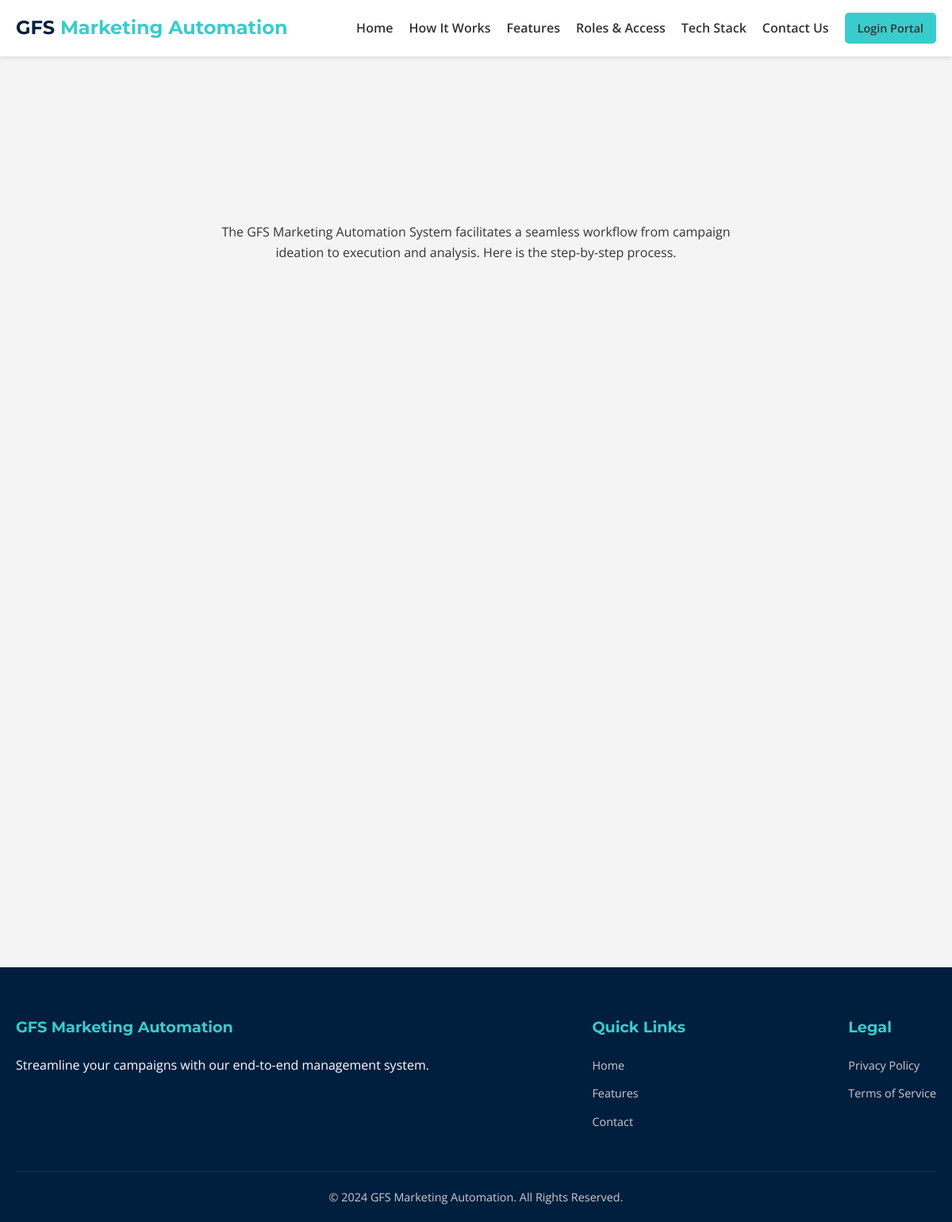
The app's page /how-it-works with its own data.
### tables this page shows
CREATE TABLE site_content (
    id INTEGER PRIMARY KEY AUTOINCREMENT,
    page TEXT NOT NULL,
    section TEXT NOT NULL,
    key TEXT NOT NULL,
    value TEXT NOT NULL,
    UNIQUE(page, section, key)
);

### app.py (the view)
@app.route('/how-it-works')
def how_it_works():
    conn = get_db_connection()
    steps = conn.execute('SELECT * FROM site_steps ORDER BY sort_order').fetchall()
    conn.close()
    return render_template('how_it_works.html', steps=steps)

### app.py (called while the page is built)
def get_db_connection():
    conn = sqlite3.connect('database.db')
    conn.row_factory = sqlite3.Row
    return conn

@app.context_processor
def inject_global_data():
    conn = get_db_connection()
    try:
        theme_row = conn.execute("SELECT value FROM settings WHERE key = 'theme'").fetchone()
        theme = theme_row['value'] if theme_row else 'default'
        site_rows = conn.execute("SELECT section, key, value FROM site_content WHERE page = 'global'").fetchall()
        site_data = {}
        for row in site_rows:
            if row['section'] not in site_data:
                site_data[row['section']] = {}
            site_data[row['section']][row['key']] = row['value']
    except sqlite3.OperationalError:
        theme = 'default'
        site_data = {}
    finally:
        conn.close()
    return dict(theme=theme, site=site_data)

### templates/how_it_works.html (shortened to what this page needs)
{% extends 'base.html' %}
{% block content %}
<section class="section-padding bg-light">
    <div class="container">
        <p class="text-center" style="max-width: 700px; margin: 0 auto 50px;">
            The GFS Marketing Automation System facilitates a seamless workflow from campaign ideation to execution and
            analysis. Here is the step-by-step process.
        </p>
        <div class="steps-container">
        </div>
    </div>
</section>
{% endblock %}

### templates/base.html (shortened to what this page needs)
<!DOCTYPE html>
<html lang="en">
<head>
    <link rel="stylesheet" href="https://cdnjs.cloudflare.com/ajax/libs/font-awesome/6.0.0/css/all.min.css">
    <link rel="stylesheet" href="{{ url_for('static', filename='styles.css') }}">
</head>
<body class="{{ theme + '-theme' if theme and theme != 'default' else '' }}">
    <nav class="navbar">
        <div class="container">
            <a href="{{ url_for('index') }}" class="logo">
                {% set parts = (site.site.title if site.site else 'GFS System').split(' ') %}
                {{ parts[0] }} <span>{{ parts[1:]|join(' ') }}</span>
            </a>
            <ul class="nav-links">
                <li><a href="{{ url_for('index') }}">Home</a></li>
                <li><a href="{{ url_for('how_it_works') }}">How It Works</a></li>
                <li><a href="{{ url_for('features') }}">Features</a></li>
                <li><a href="{{ url_for('roles') }}">Roles & Access</a></li>
                <li><a href="{{ url_for('tech_stack') }}">Tech Stack</a></li>
                <li><a href="{{ url_for('contact') }}">Contact Us</a></li>
                <li><a href="{{ url_for('login') }}" class="btn btn-primary small-btn">Login Portal</a></li>
            </ul>
        </div>
    </nav>
    <main>
        {% block content %}{% endblock %}
    </main>
    <footer>
        <div class="container">
            <div class="footer-content">
                <div class="footer-section">
                    <h3>{{ site.site.title if site.site else 'GFS Marketing Automation' }}</h3>
                    <p>{{ site.footer.description if site.footer else 'Streamline your campaigns with our end-to-end
                        management system.' }}</p>
                </div>
                <div class="footer-section">
                    <h3>Quick Links</h3>
                    <ul>
                        <li><a href="{{ url_for('index') }}">Home</a></li>
                        <li><a href="{{ url_for('features') }}">Features</a></li>
                        <li><a href="{{ url_for('contact') }}">Contact</a></li>
                    </ul>
                </div>
                <div class="footer-section">
                    <h3>Legal</h3>
                    <ul>
                        <li><a href="{{ url_for('privacy') }}">Privacy Policy</a></li>
                        <li><a href="{{ url_for('terms') }}">Terms of Service</a></li>
                    </ul>
                </div>
            </div>
            <div class="footer-bottom">
                <p>{{ (site.footer.copyright if site.footer else '&copy; 2024 GFS Marketing Automation. All Rights
                    Reserved.')|safe }}</p>
            </div>
        </div>
    </footer>
</body>
</html>

### static/styles.css (style rules this page uses)
:root { --primary-color: #001f3f; --secondary-color: #39cccc; --accent-color: #0074D9; --text-color: #333; --light-gray: #f4f4f4; --white: #ffffff; --bg-color: #ffffff; --card-bg: #ffffff; --sidebar-bg: #001f3f; --sidebar-text: #ffffff; --font-heading: 'Montserrat', sans-serif; --font-body: 'Open Sans', sans-serif; --transition: all 0.3s ease; }
* { margin: 0; padding: 0; box-sizing: border-box; }
body { font-family: var(--font-body); line-height: 1.6; color: var(--text-color); background-color: var(--bg-color); }
h1, h2, h3, h4, h5, h6 { font-family: var(--font-heading); color: var(--primary-color); margin-bottom: 1rem; }
a { text-decoration: none; color: inherit; }
ul { list-style: none; }
.container { max-width: 1200px; margin: 0 auto; padding: 0 20px; }
.navbar { background-color: var(--card-bg); box-shadow: 0 2px 5px rgba(0, 0, 0, 0.1); position: sticky; top: 0; z-index: 1000; padding: 1rem 0; }
.navbar .container { display: flex; justify-content: space-between; align-items: center; }
.logo { font-size: 1.5rem; font-weight: 700; color: var(--primary-color); font-family: var(--font-heading); }
.logo span { color: var(--secondary-color); }
.nav-links { display: flex; align-items: center; gap: 20px; }
.nav-links a { font-weight: 600; color: var(--text-color); transition: var(--transition); }
.btn { display: inline-block; padding: 10px 20px; border-radius: 5px; font-weight: 600; transition: var(--transition); cursor: pointer; border: none; }
.btn-primary { background-color: var(--secondary-color); color: #fff; }
.small-btn { padding: 8px 16px; font-size: 0.9rem; }
.section-padding { padding: 80px 0; }
.bg-light { background-color: var(--light-gray); }
.text-center { text-align: center; }
.steps-container { counter-reset: step; }
footer { background-color: var(--primary-color); color: var(--white); padding: 60px 0 20px; }
footer { background-color: var(--sidebar-bg); color: var(--sidebar-text); }
.footer-content { display: flex; justify-content: space-between; flex-wrap: wrap; gap: 40px; margin-bottom: 40px; }
.footer-section h3 { color: var(--secondary-color); font-size: 1.2rem; margin-bottom: 20px; }
.footer-section ul li { margin-bottom: 10px; }
.footer-section ul li a { color: #ccc; font-size: 0.9rem; }
.footer-bottom { text-align: center; padding-top: 20px; border-top: 1px solid rgba(255, 255, 255, 0.1); font-size: 0.9rem; color: #ccc; }

### records on screen
site_content: site "GFS Marketing Automation"
site_content: footer "Streamline your campaigns with our end-to-end management system."
site_content: value "© 2024 GFS Marketing Automation. All Rights Reserved."

### other values on screen
{{ parts[0] }} "GFS"
{{ parts[1:]|join(' ') }} "Marketing Automation"
